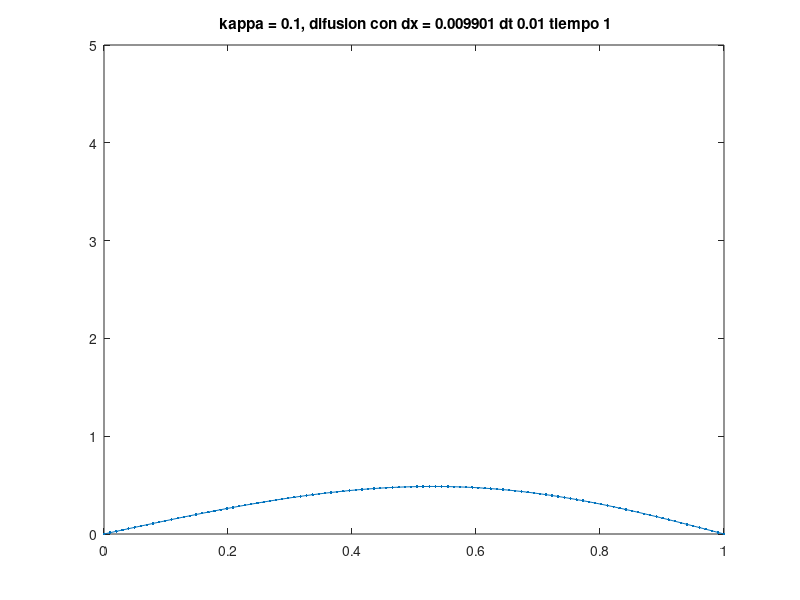

This figure's MATLAB source:
clear all;
%
% Euler implicito y diferencias centradas en espacio
% Difusion de dato discontinuo
%
format long;
%
% MATLAB indexa desde 1 los vectores
%
% Dimension de la particion M+1 xe(1),xe(2),...,xe(M+2) donde 
%   xe(1)=xIni, xe(M+2)=xFin y los nodos intermedios son 
%     xe(2),xe(3),...,xe(M+1)
%

M=100;
xIni = 0.0;
xFin =1.0;
dx = (xFin - xIni)/(M+1);
%
% Talla de x es 1x(M+2)
%
xe =xIni:dx:xFin; % particion talla h, total de M+2 puntos

dx2=dx*dx;
%
% tiempo incial
%
tiempo=0.0;
%
% Valor inicial. 
% u0 array solucion en el paso de tiempo t^n
%
% Talla de u0 es 1x(M+2)
%
% Uso de dato inicial irregular
% Muestra el uso de vectores
%
u0 = zeros(1,M+2);

for j=1:M+2
    if ((xe(j)>0.3)&&(xe(j)<0.5))
        u0(j)=1;
    end
    if ((xe(j)>0.7)&&(xe(j)<0.9))
        u0(j)=4;
    end
end
%
% Coeficiente de difusion
%
k=0.1;
%
% u1 array solucion en el paso de tiempo t^{n+1}
%
u1 = zeros(1,M+2); 
%
% Tiempo final
%
T=1;
%
%
Nfin=100;
dt=T/Nfin;
mu=k*dt/dx2;
%    
% Construccion del sistema MxM
%    Diagonales de la matriz
%
dcent1 = (1+mu)*ones(M,1);  % d valores indexados de 1 a M
dinf1 = (-0.5*mu)*ones(M-1,1);  % d-1 valores indexados de 1 a M-1
dsup1 = (-0.5*mu)*ones(M-1,1);  % d-1 valores indexados de 1 a M-1
%
% Construimos matriz a partir de las diagonales principales
%
P=diag(dinf1, -1) + diag(dcent1, 0) + diag(dsup1, 1);
%    
% Construccion del sistema MxM
%    Diagonales de la matriz
%
dcent2 = (1-mu)*ones(M,1);  % d valores indexados de 1 a M
dinf2 = (0.5*mu)*ones(M-1,1);  % d-1 valores indexados de 1 a M-1
dsup2 = (0.5*mu)*ones(M-1,1);  % d-1 valores indexados de 1 a M-1
%
% Construimos matriz a partir de las diagonales principales
%
Q=diag(dinf2, -1) + diag(dcent2, 0) + diag(dsup2, 1);
%
% termino independiente
%
d=zeros(M,1);
%
% Dato inicial
%
plot(xe,u0,'+');
title(['Aprox con M = ',num2str(M),...
       ' Dato inicial ',num2str(tiempo)]);
axis([0 1 0 5]);
%pause;
%
% iteracion temporal
% 
for nt=1:Nfin
 %
 % Avanzamos en nivel de tiempo
 %
 tiempo=nt*dt;
%
%construccion termino independiente
%
% Asignacion de datos al termino 
% independendiente del sistema Ay=d
%
for j=1:M   % rango de 1 a M
    d(j)=u0(j+1);%+dt*f(j+1);
end
    %

z = P\(Q*d); 

for j=1:M
  u1(j+1)=z(j);
end
% Asignacion de los datos de contorno en x=xIni y en x=xFin
u1(1)=0.0; 
u1(M+2)=0.0; 
%
% Dibujamos la solucion aproximada
%
figure(1);
plot(xe,u1,'.-')
title([' kappa = ',num2str(k),...
       ', difusion con dx = ',num2str(dx),...
      ' dt ',num2str(dt),...
      ' tiempo ',num2str(tiempo)]);
  axis([0 1 0 5]);
  pause(.1);
%
%actualizamos
%
  for j=1:M+2
   u0(j)=u1(j);
  end
  pause;
end

  
   

